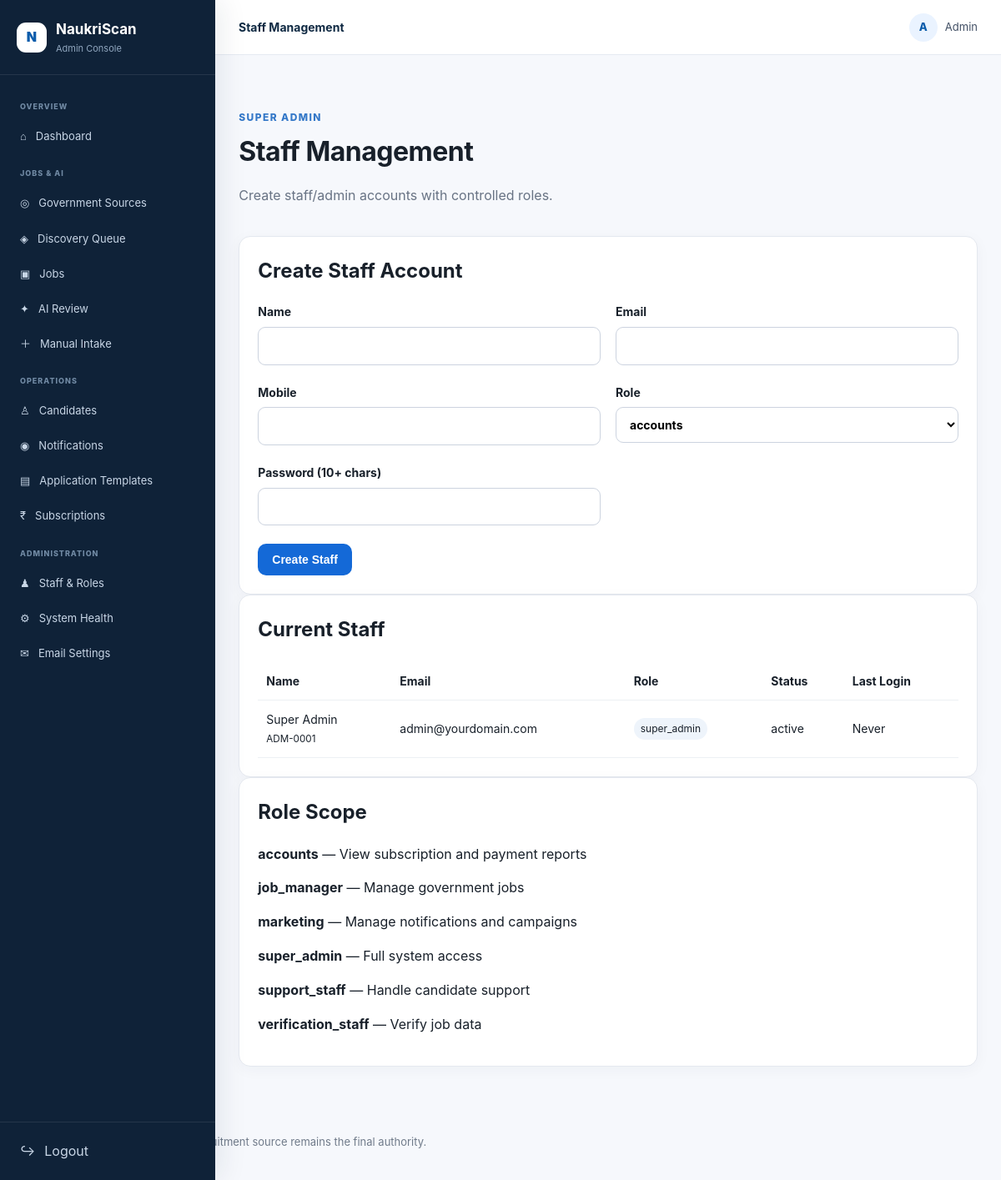
The app's page /admin/staff.php (signed in) with its own data.
### tables this page shows
CREATE TABLE admin_roles (
 id BIGINT UNSIGNED AUTO_INCREMENT PRIMARY KEY,
 role_name VARCHAR(80) NOT NULL UNIQUE,
 description TEXT
);

### config/app.php (called while the page is built, shortened)
<?php
function e($value) { return htmlspecialchars((string)$value, ENT_QUOTES, 'UTF-8'); }

### admin/staff.php (the view, shortened to what this page needs)
<?php
require_once '../config/app.php'; require_once '../includes/security.php'; start_secure_session(); require_permission('staff.manage'); $pdo=db(); $error=null;
$staff=$pdo->query("SELECT id,admin_uid,name,email,mobile,role,status,last_login,created_at FROM admin_users ORDER BY created_at DESC")->fetchAll();
$roles=$pdo->query("SELECT role_name,description FROM admin_roles ORDER BY role_name")->fetchAll();
$page_title='Staff Management';$asset_prefix='../';$home_link='../index.php';require '../includes/header.php';?>
<div class="page-head"><div><span class="eyebrow">SUPER ADMIN</span><h1>Staff Management</h1><p class="muted">Create staff/admin accounts with controlled roles.</p></div></div>
<div class="card"><h2>Create Staff Account</h2><form class="form-grid" method="post"><input type="hidden" name="_csrf" value="<?=e(csrf_token())?>"><label>Name<input name="name" required></label><label>Email<input type="email" name="email" required></label><label>Mobile<input name="mobile"></label><label>Role<select name="role" required><?php foreach($roles as $r):?><option value="<?=e($r['role_name'])?>"><?=e($r['role_name'])?></option><?php endforeach;?></select></label><label>Password (10+ chars)<input type="password" name="password" minlength="10" required></label><div class="form-actions"><button class="btn btn-primary">Create Staff</button></div></form></div>
<div class="card"><h2>Current Staff</h2><div class="table-wrap"><table><tr><th>Name</th><th>Email</th><th>Role</th><th>Status</th><th>Last Login</th></tr><?php foreach($staff as $a):?><tr><td><?=e($a['name'])?><br><small><?=e($a['admin_uid'])?></small></td><td><?=e($a['email'])?></td><td><span class="tag"><?=e($a['role'])?></span></td><td><?=e($a['status'])?></td><td><?=e($a['last_login']?:'Never')?></td></tr><?php endforeach;?></table></div></div>
<div class="card"><h2>Role Scope</h2><?php foreach($roles as $r):?><p><b><?=e($r['role_name'])?></b> — <?=e($r['description'])?></p><?php endforeach;?></div>
<?php require '../includes/footer.php';?>

### includes/header.php (shortened to what this page needs)
<!doctype html><html lang="en"><head><link rel="stylesheet" href="<?=e($asset_prefix??'')?>assets/css/style.css"></head><body>
<?php $isAdmin=!empty($_SESSION['admin_id']); $isUser=!empty($_SESSION['user_id']); $base=$asset_prefix??''; ?>
<?php if($isAdmin || $isUser): ?>
<div class="app-layout">
<aside class="sidebar" id="appSidebar"><div class="side-brand"><a href="<?=$isAdmin?$base.'admin/dashboard.php':$base.'user/dashboard.php'?>"><span class="brand-mark">N</span><span><b>NaukriScan</b><small><?= $isAdmin?'Admin Console':'Candidate Portal' ?></small></span></a></div>
<nav class="side-nav">
<?php if($isAdmin): ?>
<div class="nav-label">Overview</div><a href="<?=$base?>admin/dashboard.php">⌂ <span>Dashboard</span></a>
<div class="nav-label">Jobs & AI</div><a href="<?=$base?>admin/sources.php">◎ <span>Government Sources</span></a><a href="<?=$base?>admin/discovery.php">◈ <span>Discovery Queue</span></a><a href="<?=$base?>admin/jobs.php">▣ <span>Jobs</span></a><a href="<?=$base?>admin/ai-review.php">✦ <span>AI Review</span></a><a href="<?=$base?>admin/job-intake.php">＋ <span>Manual Intake</span></a>
<div class="nav-label">Operations</div><a href="<?=$base?>admin/users.php">♙ <span>Candidates</span></a><a href="<?=$base?>admin/notification-queue.php">◉ <span>Notifications</span></a><a href="<?=$base?>admin/application-templates.php">▤ <span>Application Templates</span></a><a href="<?=$base?>admin/subscription-plans.php">₹ <span>Subscriptions</span></a>
<div class="nav-label">Administration</div><?php if(($_SESSION['admin_role']??'')==='super_admin'): ?><a href="<?=$base?>admin/staff.php">♟ <span>Staff & Roles</span></a><?php endif; ?><a href="<?=$base?>admin/system-check.php">⚙ <span>System Health</span></a><a href="<?=$base?>admin/email-settings.php">✉ <span>Email Settings</span></a>
<?php endif; ?></nav>
<div class="side-bottom"><a class="logout-link" href="<?=$base?>logout.php">↪ <span>Logout</span></a></div></aside>
<div class="app-content"><header class="topbar"><button class="menu-btn" type="button" onclick="document.getElementById('appSidebar').classList.toggle('open')">☰</button><div class="topbar-title"><b><?=e($page_title??APP_NAME)?></b></div><a class="top-user" href="<?=$isAdmin?$base.'admin/dashboard.php':$base.'user/profile.php'?>"><span class="avatar"><?= $isAdmin?'A':'U' ?></span><span><?= $isAdmin?'Admin':'My Profile' ?></span></a></header><main class="main-area">
<?php endif; ?>

### includes/footer.php
</main><?php if(!empty($_SESSION['admin_id']) || !empty($_SESSION['user_id'])): ?></div></div><?php endif; ?><footer><div class="container">© <?=date('Y')?> <?=e(APP_NAME)?> · Official recruitment source remains the final authority.</div></footer></body></html>

### assets/css/style.css (style rules this page uses)
* { box-sizing:border-box }
body { margin:0;font-family:Inter,Arial,sans-serif;background:#f5f7fb;color:#18202a;line-height:1.55 }
.container { width:min(1120px,92%);margin:auto }
.eyebrow { font-size:12px;letter-spacing:1.4px;font-weight:800;color:#3478c8 }
.btn { display:inline-flex;align-items:center;justify-content:center;border:0;border-radius:10px;padding:11px 17px;text-decoration:none;cursor:pointer;font-weight:700;font-size:14px }
.btn-primary { background:#1469d7;color:#fff!important }
.card { background:#fff;border:1px solid #e4e8ef;border-radius:14px;padding:22px;box-shadow:0 4px 18px rgba(20,40,80,.04) }
.card h2,.card h3 { margin-top:0 }
label { display:block;font-weight:700;font-size:14px;margin-bottom:14px }
input,select,textarea { width:100%;margin-top:7px;padding:11px 12px;border:1px solid #ccd3df;border-radius:9px;background:#fff;font:inherit }
.muted { color:#687384 }
.page-head { display:flex;align-items:center;justify-content:space-between;gap:20px;padding:36px 0 20px }
.page-head h1 { margin:5px 0 }
.form-grid { display:grid;grid-template-columns:repeat(2,1fr);gap:8px 18px }
.form-grid .span-2,.form-actions { grid-column:1/-1 }
.form-actions { display:flex;gap:10px;align-items:center }
.table-wrap { overflow:auto }
table { width:100%;border-collapse:collapse;min-width:760px }
th,td { text-align:left;padding:12px 10px;border-bottom:1px solid #edf0f4;font-size:14px }
.tag { display:inline-block;padding:4px 8px;border-radius:99px;background:#eef4fb;font-size:12px }
footer { padding:35px 0;color:#707b8a;font-size:13px }
.tag { white-space:nowrap }
:root { --navy:#102a43;--blue:#0b5cab;--blue2:#eaf3ff;--border:#e5eaf1;--muted:#6b7788;--surface:#fff;--bg:#f6f8fc }
body { background:var(--bg) }
.app-layout { min-height:100vh;display:flex }
.sidebar { width:258px;background:#0f2238;color:#dbe7f5;position:fixed;inset:0 auto 0 0;z-index:30;display:flex;flex-direction:column;box-shadow:8px 0 30px rgba(16,42,67,.08) }
.side-brand { padding:22px 20px;border-bottom:1px solid rgba(255,255,255,.09) }
.side-brand a { display:flex;align-items:center;gap:11px;color:#fff;text-decoration:none }
.side-brand b { display:block;font-size:17px }
.side-brand small { display:block;color:#91a7bf;font-size:11px;margin-top:2px }
.brand-mark { width:36px;height:36px;border-radius:11px;background:#fff;color:var(--blue);display:grid;place-items:center;font-weight:900 }
.side-nav { padding:15px 12px;overflow:auto }
.side-nav a { display:flex;align-items:center;gap:11px;padding:10px 12px;border-radius:9px;color:#c8d6e6;text-decoration:none;font-size:13px;margin:2px 0 }
.nav-label { text-transform:uppercase;letter-spacing:1px;color:#718aa4;font-size:9px;font-weight:800;padding:16px 12px 6px }
.side-bottom { margin-top:auto;padding:12px;border-top:1px solid rgba(255,255,255,.09) }
.logout-link { display:flex;padding:10px 12px;color:#c8d6e6;text-decoration:none;gap:11px }
.app-content { margin-left:258px;width:calc(100% - 258px);min-width:0 }
.topbar { height:66px;background:#fff;border-bottom:1px solid var(--border);display:flex;align-items:center;justify-content:space-between;padding:0 28px;position:sticky;top:0;z-index:20 }
.topbar-title { font-size:14px;color:var(--navy) }
.top-user { display:flex;align-items:center;gap:9px;text-decoration:none;color:#435166;font-size:13px }
.avatar { width:34px;height:34px;border-radius:50%;display:grid;place-items:center;background:var(--blue2);color:var(--blue);font-weight:800 }
.main-area { width:min(1240px,94%);margin:auto;padding:25px 0 45px }
.topbar + .main-area .page-head h1 { letter-spacing:-.5px }

### records on screen
admin_roles: role_name "accounts", description "View subscription and payment reports"
admin_roles: role_name "job_manager", description "Manage government jobs"
admin_roles: role_name "marketing", description "Manage notifications and campaigns"
admin_roles: role_name "super_admin", description "Full system access"
admin_roles: role_name "support_staff", description "Handle candidate support"
admin_roles: role_name "verification_staff", description "Verify job data"

### other values on screen
$page_title "Staff Management"
$a['name'] "Super Admin"
$a['admin_uid'] "ADM-0001"
$a['email'] "admin@yourdomain.com"
$a['role'] "super_admin"
$a['status'] "active"
$a['last_login']?:'Never' "Never"
form field role "accounts"
